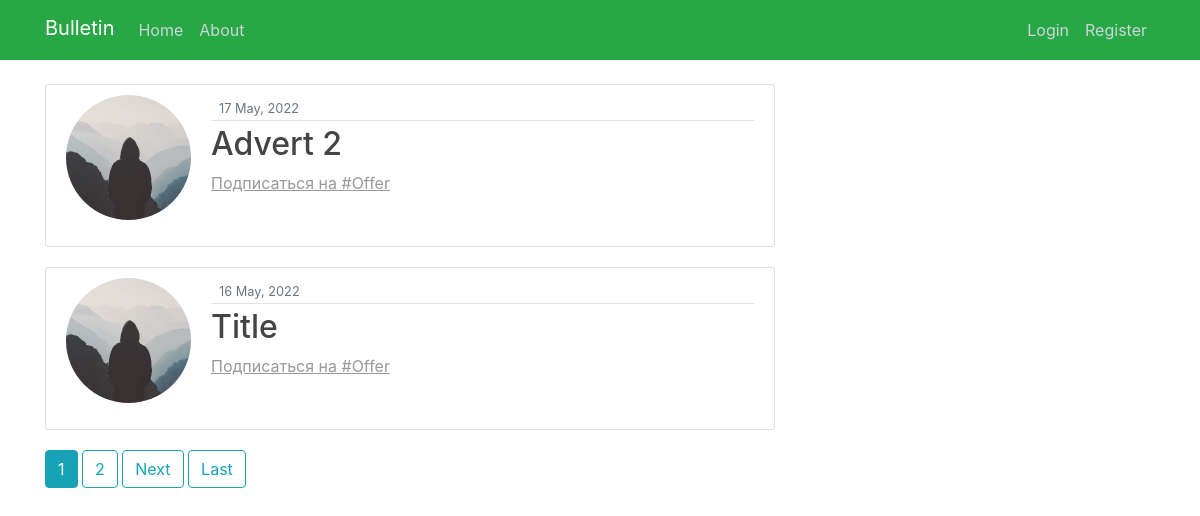
The app's page /, older data.
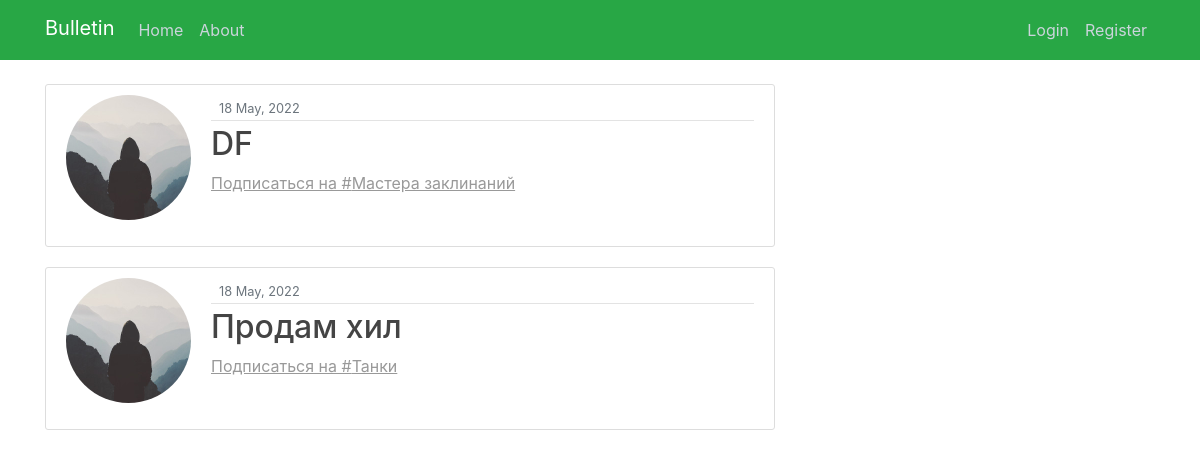
The same page, newer data.
### myboardapp/models.py (models this page shows, shortened)
class Bulletin(models.Model):
    title = models.CharField(max_length=100, blank=True)
    author = models.ForeignKey(User, on_delete=models.CASCADE)
    content = models.TextField()
    file = models.FileField(upload_to='files/',
                                             blank=True,
                                             )
    bulletin_category = models.ForeignKey(CategoryModel, on_delete=models.CASCADE)
    date_created = models.DateTimeField(default=timezone.now)

class CategoryModel(models.Model):
    CHOISES = [
        ('Танки', "Танки"),
        ('Хилы', "Хилы"),
        ('ДД', "ДД"),
        ('Торговцы', "Торговцы"),
        ('Гилдмастеры', "Гилдмастеры"),
        ('Квестгиверы', "Квестгиверы"),
        ('Кузнецы', "Кузнецы"),
        ('Кожевники', "Кожевники"),
        ('Зельевары', "Зельевары"),
        ('Мастера заклинаний', "Мастера заклинаний"),
    ]
    category_name = models.CharField(max_length=255,
                                     choices=CHOISES,
                                     unique=True,
                                     )
    subscribers = models.ManyToManyField(User, null=True, blank=True, related_name='subscriber')
    def __str__(self):
        return f'{self.category_name}'
    """
    >>> from myboardapp.models import Bulletin
    >>> from myboardapp.models import CategoryModel
    >>> CategoryModel.objects.create(category_name = "Offer")
    <CategoryModel: Offer>
    """

### users/models.py (models this page shows, shortened)
class Profile(models.Model):
    user = models.OneToOneField(User, on_delete=models.CASCADE)
    image = models.ImageField(default='default.jpg', upload_to='profile_pics')

### myboardapp/views.py (the view)
# urls.py: path('', PostListView.as_view(), name='home'),
class PostListView(ListView):
    model = Bulletin
    template_name = 'myboardapp/home.html'
    context_object_name = 'bulletins_0'
    ordering = ['-date_created']
    paginate_by = 2

### myboardapp/templates/myboardapp/home.html (shortened to what this page needs)
{% extends "myboardapp/base.html" %}
{% load static %}
{% block content %}
    <main role="main" class="container">
      <div class="row">
        <div class="col-md-8">
            {% for bulletin in bulletins_0 %}
                <article class="media content-section">
                    <img class="rounded-circle account-img" src="{{ bulletin.author.profile.image.url }}">
                    <div class="media-body">
                        <div class="article-metadata">
                      <small class="text-muted">{{ bulletin.date_created|date:"d F, Y" }}</small>
                    </div>
                    <h2><a class="article-title" href="{% url 'bulletin-detail' bulletin.id %}">{{ bulletin.title }}</a></h2>
                    <a span style="color: #999999;" href="{% url 'bulletin-subscribe' bulletin.id %}"><u> Подписаться на #{{ bulletin.bulletin_category }} </u></a> </p>
                  </div>
                </article>
            {% endfor %}
            {% if is_paginated %}
                {% for num in page_obj.paginator.page_range %}
                    {% if page_obj.number == num %}
                        <a class="btn btn-info mb-4" href="?page={{ num }}">{{ num }}</a>
                    {% elif num > page_obj.number|add:'-2' and num < page_obj.number|add:'2' %}
                        <a class="btn btn-outline-info mb-4" href="?page={{ num }}">{{ num }}</a>
                    {% endif %}
                {% endfor %}
                {% if page_obj.has_next %}
                    <a class="btn btn-outline-info mb-4" href="?page={{ page_obj.next_page_number }}">Next</a>
                    <a class="btn btn-outline-info mb-4" href="?page={{ page_obj.paginator.num_pages }}">Last</a>
                {% endif %}
            {% endif %}
        </div>
      </div>
    </main>
{% endblock content %}

### myboardapp/templates/myboardapp/base.html (shortened to what this page needs)
{% load static %}
<!DOCTYPE html>
<html lang="en">
<head>
    <link rel="stylesheet" href="https://cdn.jsdelivr.net/npm/bootstrap@4.0.0/dist/css/bootstrap.min.css">
    <link rel="stylesheet" type="text/css" href="{% static 'myboardapp/mail.css' %}">
</head>
<body>
    <header class="site-header">
      <nav class="navbar navbar-expand-md navbar-dark bg-success ">
        <div class="container">
          <a class="navbar-brand mb-1" href="{% url 'home' %}">Bulletin</a>
          <div class="collapse navbar-collapse" id="navbarToggle">
            <div class="navbar-nav mr-auto">
              <a class="nav-item nav-link" href="{% url 'home' %}">Home</a>
              <a class="nav-item nav-link" href="#">About</a>
            </div>
            <div class="navbar-nav">
                {% if user.is_authenticated %}
                <a class="nav-item nav-link" href="{% url 'user-posts' user.username %}">My Posts</a>
                <a class="nav-item nav-link" href="{% url 'comment_list' %}">Comments</a>
                <a class="nav-item nav-link" href="{% url 'bulletin-create' %}">New Post</a>
                <a class="nav-item nav-link" href="{% url 'profile' %}">Profile</a>
                <a class="nav-item nav-link" href="{% url 'logout' %}">Logout</a>
                {% else %}
                  <a class="nav-item nav-link" href="{% url 'login' %}">Login</a>
                  <a class="nav-item nav-link" href="{% url 'register' %}">Register</a>
                {% endif %}
            </div>
          </div>
        </div>
      </nav>
    </header>
    <br>
    {% block content %}{% endblock %}
</body>
</html>

### myboardapp/static/myboardapp/mail.css (style rules this page uses)
h1, h2, h3, h4, h5, h6 { color: #444444; }
.site-header .navbar-nav .nav-link { color: #cbd5db; }
.content-section { background: #ffffff; padding: 10px 20px; border: 1px solid #dddddd; border-radius: 3px; margin-bottom: 20px; }
.article-title { color: #444444; }
.article-metadata { padding-bottom: 1px; margin-bottom: 4px; border-bottom: 1px solid #e3e3e3 }
.account-img { height: 125px; width: 125px; margin-right: 20px; margin-bottom: 16px; }

Row changes from the older to the newer data that the page shows:
removed Bulletin: author.profile.image (placeholder picture), date_created "17 May, 2022", title "Advert 2", bulletin_category "Offer"
removed Bulletin: author.profile.image (placeholder picture), date_created "16 May, 2022", title "Title", bulletin_category "Offer"
added Bulletin: author.profile.image (placeholder picture), date_created "18 May, 2022", title "DF", bulletin_category "Мастера заклинаний"
added Bulletin: author.profile.image (placeholder picture), date_created "18 May, 2022", title "Продам хил", bulletin_category "Танки"
Text that changed along with them:
list line gone: "1"
list line gone: "2"
text no longer shown: "Next Last"
